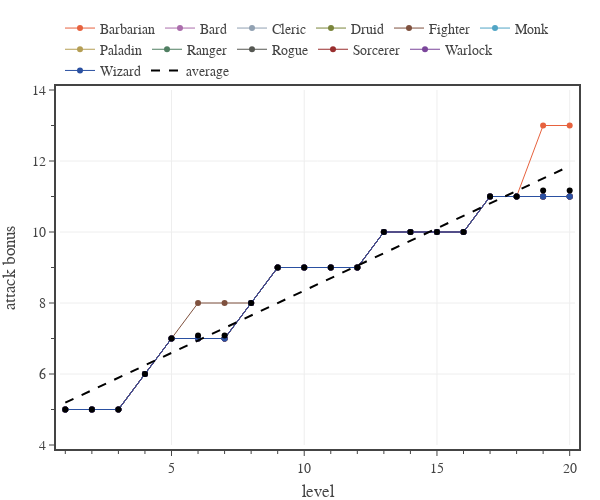

Here is the notebook cell this chart was saved with:
### Code cell
# Plots attack bonus for each class.
# create figure
fig = go.Figure(
    layout=go.Layout(
        template=tfb.FIG_TEMPLATE,
        xaxis=dict(
            title_text='level',
            range=[0.8, 20.2],
            tick0=0, dtick=5,
            minor=dict(tick0=0, dtick=1),
        ),
        yaxis=dict(
            title_text='attack bonus',
            range=[4, 14],
            tick0=0, dtick=2,
            minor=dict(tick0=0, dtick=1),
        ),
        legend=dict(
            yanchor='bottom',  y=1.01,
            xanchor='left', x=0.00,
            bgcolor='rgba(0,0,0,0)',
            orientation='h',
            tracegroupgap=0,
        )
    )
)

# get PC data
levels = list(range(1,21))
for c in pcs:
    pc = pcs[c]
    ab = [pc.set_level(lvl).build().get_attack_bonus() for lvl in levels]
    fig.add_trace(go.Scatter(
        x=levels, 
        y=ab,
        mode='lines+markers', 
        line=dict(color=PC_CLASSES[c]['color'], width=1),
        marker=dict(color=PC_CLASSES[c]['color']),
        name=c,
        hovertemplate=
                f'<b>{c}</b><br>'+
                'level %{x:.0f}<br>'+
                'attack bonus %{y:.0f}'+
                '<extra></extra>'
    ))

# get PC data
levels = list(range(1,21))
ab_matrix = np.zeros([20,len(PC_CLASSES)])
pc_names = list(pcs.keys())
for i in range(len(pc_names)):
    pc = pcs[pc_names[i]]
    ab_matrix[:,i] = np.array([pc.set_level(lvl).build().get_attack_bonus() for lvl in levels])

plot_data_and_fit(
    fig, 
    levels, np.mean(ab_matrix, axis=1), 
    name='average',
    legendgroup='average',
    line=dict(color='black', dash='dash'),
    hovertemplate=
            f'<b>Average</b><br>'+
            'level %{x:.0f}<br>'+
            'attack bonus %{y:.1f}'+
            '<extra></extra>',
    print_coefficients=True,
)

# show figure
fig.update_layout(width=600, height=500)
fig.show(config=tfb.FIG_CONFIG)

# save figures
if SAVEFIGS:
    fig.update_layout(autosize=True, width=None, height=None)
    tfb.save_fig_html(fig, format='large', name=f'./fig-ab-vs-level-large', style='aspect-ratio:600/550')
    tfb.save_fig_html(fig, format='small', name=f'./fig-ab-vs-level-small', style='aspect-ratio:600/600')

### Figure 1 — Plotly figure (JSON) as saved in the notebook; plotly's stock layout.template omitted (floating-point values rounded to 4 significant figures)
{"data": [{"hovertemplate": "<b>Barbarian</b><br>level %{x:.0f}<br>attack bonus %{y:.0f}<extra></extra>", "line": {"color": "#E7623E", "width": 1}, "marker": {"color": "#E7623E"}, "mode": "lines+markers", "name": "Barbarian", "type": "scatter", "x": [1, 2, 3, 4, 5, 6, 7, 8, 9, 10, 11, 12, 13, 14, 15, 16, 17, 18, 19, 20], "y": [5, 5, 5, 6, 7, 7, 7, 8, 9, 9, 9, 9, 10, 10, 10, 10, 11, 11, 13, 13]}, {"hovertemplate": "<b>Bard</b><br>level %{x:.0f}<br>attack bonus %{y:.0f}<extra></extra>", "line": {"color": "#AB6DAC", "width": 1}, "marker": {"color": "#AB6DAC"}, "mode": "lines+markers", "name": "Bard", "type": "scatter", "x": [1, 2, 3, 4, 5, 6, 7, 8, 9, 10, 11, 12, 13, 14, 15, 16, 17, 18, 19, 20], "y": [5, 5, 5, 6, 7, 7, 7, 8, 9, 9, 9, 9, 10, 10, 10, 10, 11, 11, 11, 11]}, {"hovertemplate": "<b>Cleric</b><br>level %{x:.0f}<br>attack bonus %{y:.0f}<extra></extra>", "line": {"color": "#91A1B2", "width": 1}, "marker": {"color": "#91A1B2"}, "mode": "lines+markers", "name": "Cleric", "type": "scatter", "x": [1, 2, 3, 4, 5, 6, 7, 8, 9, 10, 11, 12, 13, 14, 15, 16, 17, 18, 19, 20], "y": [5, 5, 5, 6, 7, 7, 7, 8, 9, 9, 9, 9, 10, 10, 10, 10, 11, 11, 11, 11]}, {"hovertemplate": "<b>Druid</b><br>level %{x:.0f}<br>attack bonus %{y:.0f}<extra></extra>", "line": {"color": "#7A853B", "width": 1}, "marker": {"color": "#7A853B"}, "mode": "lines+markers", "name": "Druid", "type": "scatter", "x": [1, 2, 3, 4, 5, 6, 7, 8, 9, 10, 11, 12, 13, 14, 15, 16, 17, 18, 19, 20], "y": [5, 5, 5, 6, 7, 7, 7, 8, 9, 9, 9, 9, 10, 10, 10, 10, 11, 11, 11, 11]}, {"hovertemplate": "<b>Fighter</b><br>level %{x:.0f}<br>attack bonus %{y:.0f}<extra></extra>", "line": {"color": "#7F513E", "width": 1}, "marker": {"color": "#7F513E"}, "mode": "lines+markers", "name": "Fighter", "type": "scatter", "x": [1, 2, 3, 4, 5, 6, 7, 8, 9, 10, 11, 12, 13, 14, 15, 16, 17, 18, 19, 20], "y": [5, 5, 5, 6, 7, 8, 8, 8, 9, 9, 9, 9, 10, 10, 10, 10, 11, 11, 11, 11]}, {"hovertemplate": "<b>Monk</b><br>level %{x:.0f}<br>attack bonus %{y:.0f}<extra></extra>", "line": {"color": "#51A5C5", "width": 1}, "marker": {"color": "#51A5C5"}, "mode": "lines+markers", "name": "Monk", "type": "scatter", "x": [1, 2, 3, 4, 5, 6, 7, 8, 9, 10, 11, 12, 13, 14, 15, 16, 17, 18, 19, 20], "y": [5, 5, 5, 6, 7, 7, 7, 8, 9, 9, 9, 9, 10, 10, 10, 10, 11, 11, 11, 11]}, {"hovertemplate": "<b>Paladin</b><br>level %{x:.0f}<br>attack bonus %{y:.0f}<extra></extra>", "line": {"color": "#B59E54", "width": 1}, "marker": {"color": "#B59E54"}, "mode": "lines+markers", "name": "Paladin", "type": "scatter", "x": [1, 2, 3, 4, 5, 6, 7, 8, 9, 10, 11, 12, 13, 14, 15, 16, 17, 18, 19, 20], "y": [5, 5, 5, 6, 7, 7, 7, 8, 9, 9, 9, 9, 10, 10, 10, 10, 11, 11, 11, 11]}, {"hovertemplate": "<b>Ranger</b><br>level %{x:.0f}<br>attack bonus %{y:.0f}<extra></extra>", "line": {"color": "#507F62", "width": 1}, "marker": {"color": "#507F62"}, "mode": "lines+markers", "name": "Ranger", "type": "scatter", "x": [1, 2, 3, 4, 5, 6, 7, 8, 9, 10, 11, 12, 13, 14, 15, 16, 17, 18, 19, 20], "y": [5, 5, 5, 6, 7, 7, 7, 8, 9, 9, 9, 9, 10, 10, 10, 10, 11, 11, 11, 11]}, {"hovertemplate": "<b>Rogue</b><br>level %{x:.0f}<br>attack bonus %{y:.0f}<extra></extra>", "line": {"color": "#555752", "width": 1}, "marker": {"color": "#555752"}, "mode": "lines+markers", "name": "Rogue", "type": "scatter", "x": [1, 2, 3, 4, 5, 6, 7, 8, 9, 10, 11, 12, 13, 14, 15, 16, 17, 18, 19, 20], "y": [5, 5, 5, 6, 7, 7, 7, 8, 9, 9, 9, 9, 10, 10, 10, 10, 11, 11, 11, 11]}, {"hovertemplate": "<b>Sorcerer</b><br>level %{x:.0f}<br>attack bonus %{y:.0f}<extra></extra>", "line": {"color": "#992E2E", "width": 1}, "marker": {"color": "#992E2E"}, "mode": "lines+markers", "name": "Sorcerer", "type": "scatter", "x": [1, 2, 3, 4, 5, 6, 7, 8, 9, 10, 11, 12, 13, 14, 15, 16, 17, 18, 19, 20], "y": [5, 5, 5, 6, 7, 7, 7, 8, 9, 9, 9, 9, 10, 10, 10, 10, 11, 11, 11, 11]}, {"hovertemplate": "<b>Warlock</b><br>level %{x:.0f}<br>attack bonus %{y:.0f}<extra></extra>", "line": {"color": "#7B469B", "width": 1}, "marker": {"color": "#7B469B"}, "mode": "lines+markers", "name": "Warlock", "type": "scatter", "x": [1, 2, 3, 4, 5, 6, 7, 8, 9, 10, 11, 12, 13, 14, 15, 16, 17, 18, 19, 20], "y": [5, 5, 5, 6, 7, 7, 7, 8, 9, 9, 9, 9, 10, 10, 10, 10, 11, 11, 11, 11]}, {"hovertemplate": "<b>Wizard</b><br>level %{x:.0f}<br>attack bonus %{y:.0f}<extra></extra>", "line": {"color": "#2A50A1", "width": 1}, "marker": {"color": "#2A50A1"}, "mode": "lines+markers", "name": "Wizard", "type": "scatter", "x": [1, 2, 3, 4, 5, 6, 7, 8, 9, 10, 11, 12, 13, 14, 15, 16, 17, 18, 19, 20], "y": [5, 5, 5, 6, 7, 7, 7, 8, 9, 9, 9, 9, 10, 10, 10, 10, 11, 11, 11, 11]}, {"hovertemplate": "<b>Average</b><br>level %{x:.0f}<br>attack bonus %{y:.1f}<extra></extra>", "legendgroup": "average", "line": {"color": "black", "dash": "dash"}, "mode": "markers", "name": "average", "showlegend": false, "type": "scatter", "x": [1, 2, 3, 4, 5, 6, 7, 8, 9, 10, 11, 12, 13, 14, 15, 16, 17, 18, 19, 20], "y": [5, 5, 5, 6, 7, 7.083, 7.083, 8, 9, 9, 9, 9, 10, 10, 10, 10, 11, 11, 11.17, 11.17]}, {"hoverinfo": "skip", "hovertemplate": "<b>Average</b><br>level %{x:.0f}<br>attack bonus %{y:.1f}<extra></extra>", "legendgroup": "average", "line": {"color": "black", "dash": "dash"}, "mode": "lines", "name": "average", "showlegend": true, "type": "scatter", "x": [1, 2, 3, 4, 5, 6, 7, 8, 9, 10, 11, 12, 13, 14, 15, 16, 17, 18, 19, 20], "y": [5.192, 5.543, 5.893, 6.244, 6.595, 6.946, 7.297, 7.648, 7.999, 8.35, 8.7, 9.051, 9.402, 9.753, 10.1, 10.45, 10.81, 11.16, 11.51, 11.86]}], "layout": {"height": 500, "legend": {"bgcolor": "rgba(0,0,0,0)", "orientation": "h", "tracegroupgap": 0, "x": 0, "xanchor": "left", "y": 1.01, "yanchor": "bottom"}, "width": 600, "xaxis": {"dtick": 5, "minor": {"dtick": 1, "tick0": 0}, "range": [0.8, 20.2], "tick0": 0, "title": {"text": "level"}}, "yaxis": {"dtick": 2, "minor": {"dtick": 1, "tick0": 0}, "range": [4, 14], "tick0": 0, "title": {"text": "attack bonus"}}}}
